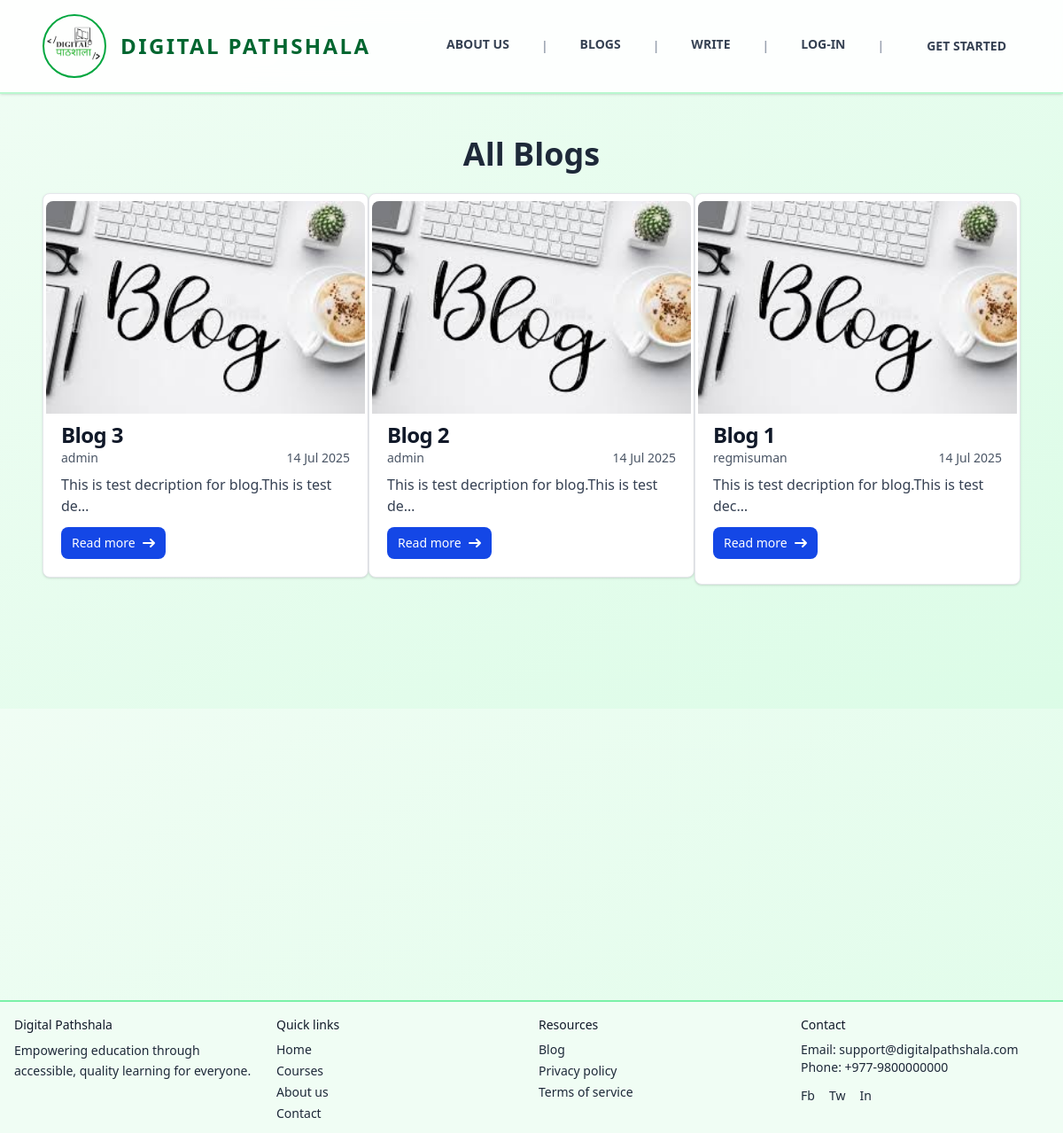
The app's page /blogs/ with its own data.
### blogs/models.py (models this page shows, shortened)
class Blog(models.Model):
    def generateImagePath(instance, filename):
        return f'blog/{instance.author.username}/images/{filename}'
    def generateAttachmentPath(instance, filename):
        return f'blog/{instance.author.username}/attachments/{filename}'
    class StatusOptions(models.TextChoices):
        ACTIVE = "Active", "Active"
        INACTIVE = "Inactive", "Inactive"
    title = models.CharField(max_length=50 )
    content = models.TextField()
    author = models.ForeignKey(User, on_delete=models.CASCADE, related_name='blog_posts')
    tags = TaggableManager(blank=True)
    category = models.ForeignKey(Category, null=True, blank=True, on_delete=models.SET_NULL)
    image = models.ImageField(blank=True, null=True , upload_to=generateImagePath, default='static/images/blog1.png')
    attachment = models.FileField(blank=True, null=True, upload_to=generateAttachmentPath)
    status = models.CharField(max_length=8, choices=StatusOptions, default=StatusOptions.INACTIVE)
    created_at = models.DateTimeField( auto_now_add=True, editable=False )
    updated_at = models.DateTimeField(auto_now=True, editable=False)

### main/views.py (the view)
# urls.py: path("blogs/", blogPage),
def blogPage(request):
    blogs  =  Blog.objects.order_by('-created_at')
    return render(request, 'pages/blogs/blogs.html', {'blogs':blogs})

### templates/pages/blogs/blogs.html (shortened to what this page needs)
{% extends 'layouts/main.html' %}
{% block content %}
  <h1 class="text-center text-4xl font-bold text-gray-800 mb-6">All Blogs</h1>
  {% if blogs %}
    <div class="grid grid-cols-1 md:grid-cols-2 lg:grid-cols-3 space-y-2">
      {% for blog in blogs %}
        <div class="max-w-sm bg-white hover:scale-[102%] duration-300 border border-gray-200 rounded-lg shadow-sm dark:bg-gray-800 dark:border-gray-700">
          <a href="/blog/{{ blog.id }}" class=""><img class="my-2 mx-auto rounded-t-lg h-60" src="{{ blog.image.url }}" alt="" /></a>
          <div class="px-5 pb-5">
            <a href="/blog/{{ blog.id }}"><h5 class="text-2xl font-bold tracking-tight text-gray-900 dark:text-white">{{ blog.title }}</h5></a>
            <div class="flex justify-between mb-2 text-sm">
              <p class="text-gray-600 dark:text-gray-400">{{ blog.author.username }}</p>
              <p class="text-gray-600 dark:text-gray-400">{{ blog.created_at|date:'d M Y' }}</p>
            </div>
            <p class="mb-3 font-normal text-gray-700 dark:text-gray-400">{{ blog.content|truncatechars:50 }}</p>
            <a href="/blog/{{ blog.id }}" class="inline-flex items-center px-3 py-2 text-sm font-medium text-center text-white bg-blue-700 rounded-lg hover:bg-blue-800 focus:ring-4 focus:outline-none focus:ring-blue-300 dark:bg-blue-600 dark:hover:bg-blue-700 dark:focus:ring-blue-800">
              Read more<svg class="rtl:rotate-180 w-3.5 h-3.5 ms-2" aria-hidden="true" xmlns="http://www.w3.org/2000/svg" fill="none" viewBox="0 0 14 10">
                <path stroke="currentColor" stroke-linecap="round" stroke-linejoin="round" stroke-width="2" d="M1 5h12m0 0L9 1m4 4L9 9" />
              </svg>
            </a>
          </div>
        </div>
      {% endfor %}
    </div>
  {% endif %}
{% endblock %}

### templates/layouts/main.html (shortened to what this page needs)
<!DOCTYPE html>
<html lang="en">
  <head>
    <script src="https://cdn.jsdelivr.net/npm/@tailwindcss/browser@4"></script>
  </head>
  <body class="font-sans text-gray-700 bg-gradient-to-br from-green-50 to-green-100 min-h-screen">
    <nav class="uppercase flex justify-between bg-white/90 backdrop-blur-md border-b-2 border-green-200 py-4 px-6 lg:px-12 lg:py:6 shadow-sm sticky top-0 z-40">
      <a href="/" class="flex items-center group">
        <div class="w-16 lg:w-18 h-16 lg:h-18 rounded-full border-2 border-green-600 flex items-center justify-center group-hover:scale-105 transition-transform">
          <img src="/static/images/favicon.ico" alt="Digital Pathshala Logo" />
        </div>
        <div class="ml-2 lg:ml-4 text-xl lg:text-2xl font-semibold text-green-800 tracking-widest">Digital Pathshala</div>
      </a>
      <div class="my-auto hidden md:block">
        <ul class="flex gap-6 lg:gap-8 text-sm font-bold items-center">
          <li class="relative group pb-1">
            <a href="/about-us" class="text-gray-700 hover:text-green-600 transition-colors p-1">About Us</a>
          </li>
          <li class="text-gray-400">|</li>
          <li class="relative group pb-1">
            <a href="/blogs" class="text-gray-700 hover:text-green-600 transition-colors p-1">Blogs</a>
          </li>
          <li class="text-gray-400">|</li>
          <li class="relative group pb-1">
            <a href="/blog/add" class="text-gray-700 hover:text-green-600 transition-colors p-1">Write</a>
          </li>
          {% if not user.is_authenticated %}
            <li class="text-gray-400">|</li>
            <li class="relative group pb-1">
              <a href="/auth/log-in" class="text-gray-700 hover:text-green-600 transition-colors p-1">Log-In</a>
            </li>
          {% endif %}
          <li class="text-gray-400">|</li>
          <li class="hover:bg-green-600 hover:text-white px-4 py-2 transition-all duration-300 rounded-lg">
            {% if user.is_authenticated %}
              <a href="/blogs">Get Started</a>
            {% else %}
              <a href="/auth/sign-up">Get Started</a>
            {% endif %}
          </li>
        </ul>
      </div>
    </nav>
    <div class="flex flex-col p-12 min-h-[80vh]">
      {% block content %}
      {% endblock %}
    </div>
    <footer class="bg-green-50 border-t-2 border-green-300 text-gray-800 text-sm">
      <div class="max-w-7xl mx-auto p-4 grid grid-cols-1 md:grid-cols-4 gap-4">
        <div>
          <p class="font-medium text-gray-900">Digital Pathshala</p>
          <p class="mt-2 leading-relaxed">Empowering education through accessible, quality learning for everyone.</p>
        </div>
        <div>
          <p class="mb-2 font-medium text-gray-900">Quick links</p>
          <ul class="space-y-1">
            <li>
              <a href="/home" class="hover:underline">Home</a>
            </li>
            <li>
              <a href="/courses" class="hover:underline">Courses</a>
            </li>
            <li>
              <a href="/about" class="hover:underline">About us</a>
            </li>
            <li>
              <a href="/contacts" class="hover:underline">Contact</a>
            </li>
          </ul>
        </div>
        <div>
          <p class="mb-2 font-medium text-gray-900">Resources</p>
          <ul class="space-y-1">
            <li>
              <a href="/blogs" class="hover:underline">Blog</a>
            </li>
            <li>
              <a href="/privacy" class="hover:underline">Privacy policy</a>
            </li>
            <li>
              <a href="/terms" class="hover:underline">Terms of service</a>
            </li>
          </ul>
        </div>
        <div>
          <p class="mb-2 font-medium text-gray-900">Contact</p>
          <p>
            Email: <a href="mailto:support@digitalpathshala.com" class="hover:underline">support@digitalpathshala.com</a>
          </p>
          <p>
            Phone: <a href="tel:+9779800000000" class="hover:underline">+977-9800000000</a>
          </p>
          <div class="flex space-x-4 mt-3">
            <a href="https://www.facebook.com/digitalpathshala999" aria-label="Facebook" class="hover:text-gray-900">Fb</a>
            <a href="#" aria-label="Twitter" class="hover:text-gray-900">Tw</a>
            <a href="#" aria-label="LinkedIn" class="hover:text-gray-900">In</a>
          </div>
        </div>
      </div>
    </footer>
  </body>
</html>

### records on screen
Blog: image (picture), title "Blog 3", author.username "admin", created_at "14 Jul 2025", content "This is test decription for blog.This is test de…"
Blog: image (picture), title "Blog 2", author.username "admin", created_at "14 Jul 2025", content "This is test decription for blog.This is test de…"
Blog: image (picture), title "Blog 1", author.username "regmisuman", created_at "14 Jul 2025", content "This is test decription for blog.This is test dec…"
